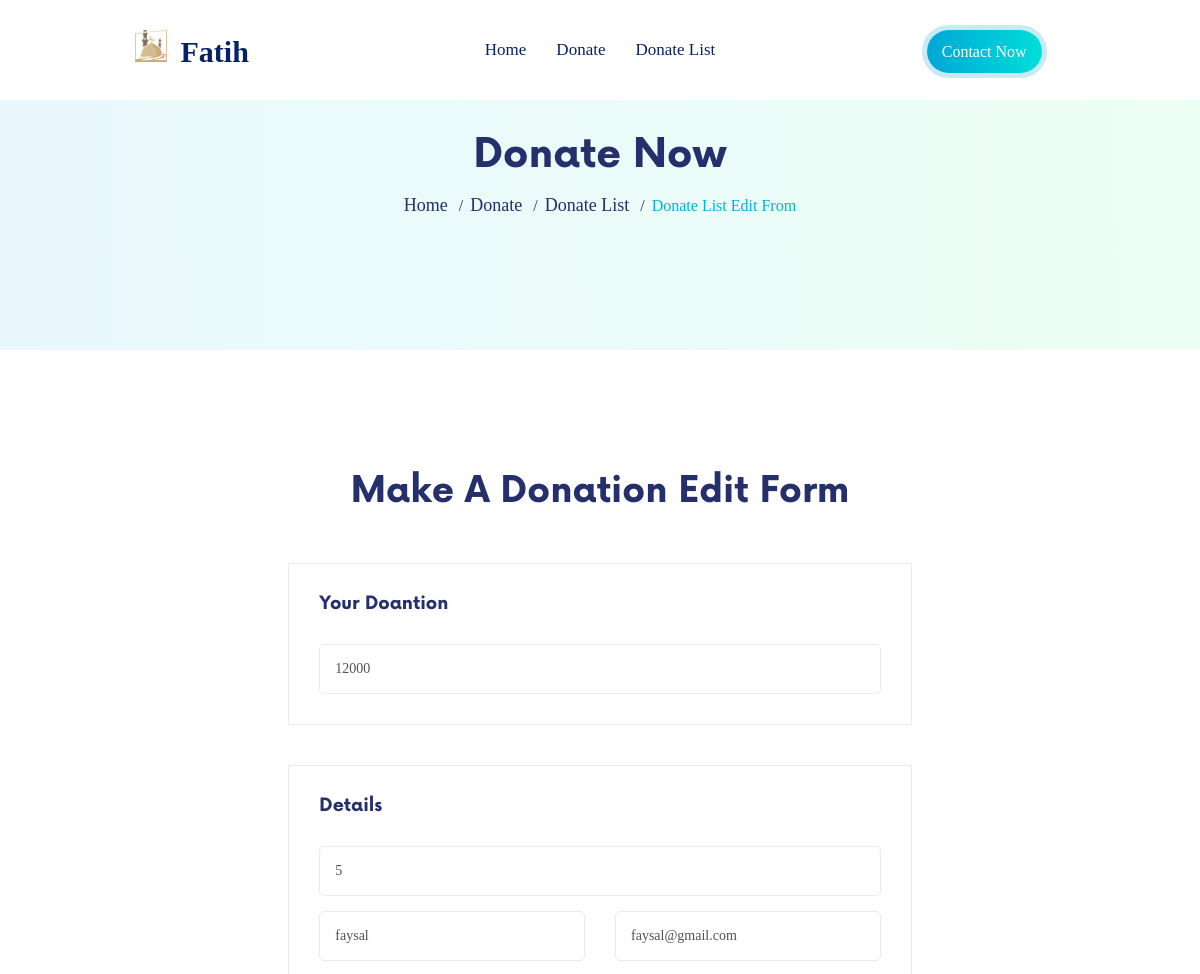
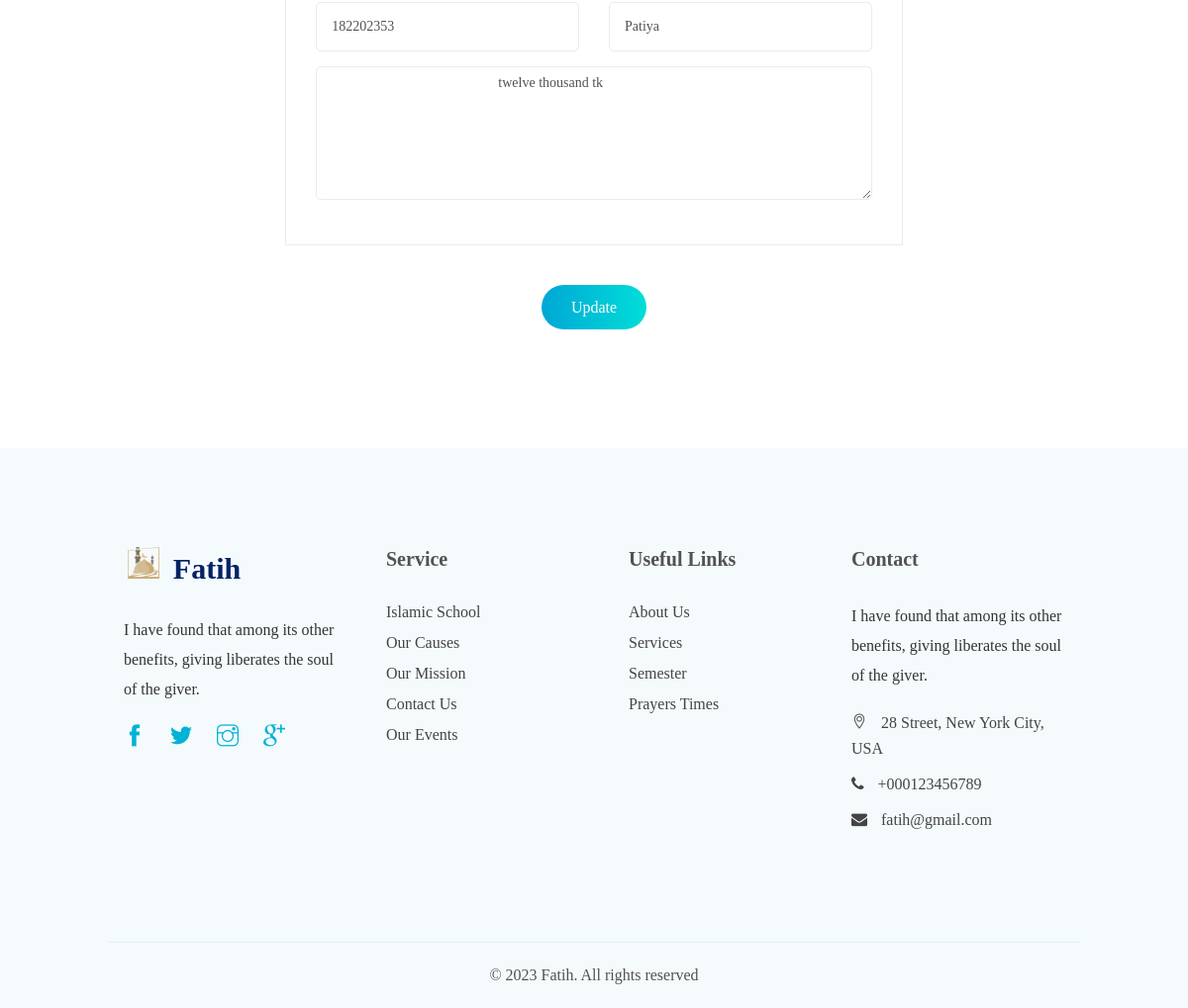
/edit.php?id=5, run on the app's committed database (2 pictures, top to bottom).
### tables this page shows
CREATE TABLE `donatelist` (
  `id` int(255) NOT NULL,
  `fullName` text NOT NULL,
  `email` text NOT NULL,
  `moblieNumber` int(255) NOT NULL,
  `address` text NOT NULL,
  `message` text NOT NULL,
  `amount` int(255) NOT NULL
);

### edit.php (the view, shortened to what this page needs)
<?php
    $server_name = "localhost";
    $user_name = "root";
    $password = "";
    $database_name = "donate_db";
    $connection = mysqli_connect($server_name,$user_name,$password,$database_name);
    if($_GET['id']) {
        $getid = $_GET['id'];
        $sql_select = "SELECT * FROM donatelist WHERE id=$getid";
        $query = mysqli_query($connection, $sql_select);
        $data = mysqli_fetch_assoc($query);
        $id             = $data['id'];
        $amount        = $data['amount'];
        $fullName      = $data['fullName'];
        $email          = $data['email'];
        $moblieNumber = $data['moblieNumber'];
        $address       = $data['address'];
        $message       = $data['message'];
    }
?>
<!DOCTYPE html>
<html lang="en">
    <head>
        <link rel="stylesheet" href="assets/css/themify-icons.css">
        <link rel="stylesheet" href="assets/css/flaticon.css">
        <link rel="stylesheet" href="assets/css/font-awesome.min.css">
        <link rel="stylesheet" href="assets/css/style.css">
        <link rel="stylesheet" href="assets/css/responsive.css">
    </head>
    <body>
        <header class="menuFixed">
            <div class="navAreaMain">
                <div class="container">
                    <div class="row d-flex">
                        <div class="col-2">
                            <div class="logoArea">
                                <a href="index.php">
                                    <img src="assets/image/Logo.png" alt="Fatih" class="logoImg">
                                    <span class="fs-30 fw-bold text-deepSapphire">Fatih</span>
                                </a>
                            </div>
                        </div>
                        <div class="col-8">
                            <nav class="navArea">
                                <div class="navAreaMenu">
                                    <ul>
                                        <li><a href="index.php" class="text-deepSapphire">home</a></li>
                                        <li><a href="donate.php" class="text-deepSapphire">donate</a></li>
                                        <li><a href="donateList.php" class="text-deepSapphire">donate list</a></li>
                                    </ul>
                                </div>
                            </nav>
                        </div>
                        <div class="col-2">
                            <div class="navAreaBtn">
                                <a href="#contact" class="themeBtn text-white">contact now</a>
                            </div>
                        </div>
                    </div>
                </div>
            </div>
        </header>
        <div class="donateBreadCumbArea">
            <div class="container">
                <div class="row">
                    <div class="col-12 plr-15">
                        <div class="breadcumbWrap tAlign-center">
                            <h2 class="breadcumbWrapTittle fs-40 mb-10 text-Astronaut">donate now</h2>
                            <ul class="breadcumdNav">
                                <li class="breadcumbNavFirst text-Astronaut">
                                    <a href="index.php" class="text-Astronaut">Home</a>
                                </li>
                                <li class="breadcumbNavFirst text-Astronaut">
                                    <a href="donate.php" class="text-Astronaut">Donate</a>
                                </li>
                                <li class="breadcumbNavFirst text-Astronaut">
                                    <a href="donateList.php" class="text-Astronaut">Donate List</a>
                                </li>
                                <li>
                                    <span class="text-Cerulean">Donate List Edit From</span>
                                </li>
                            </ul>
                        </div>
                    </div>
                </div>
            </div>
        </div>
        <div class="donatePageArea ptb-120">
            <div class="container">
                <div class="row">
                    <div class="col-8 ml-16 plr-15">
                        <div class="donateHeader">
                            <h2 class="donateHeaderTittle text-Astronaut fs-36 fw-bold mb-50 tAlign-center">make a donation edit form </h2>
                        </div>
                        <div class="donationFromArea">
                            <form action="<?php echo $_SERVER['PHP_SELF'] ?>" method="POST">
                                <div class="donationAmount">
                                    <h2 class="donateAmountTittle fs-18 fw-semiBold text-Astronaut mb-30 lh-20">your doantion</h2>
                                    <input type="text" class="donationAmountInput" name="amount" id="text" placeholder="Enter Donation Amount" value="<?php echo  $amount ?>">
                                </div>
                                <div class="donationDetails">
                                    <h2 class="donationDetailsTittle fs-18 fw-semiBold text-Astronaut mb-30 lh-20">details</h2>
                                    <div class="row d-flex f-wrap">
                                        <div class="col-12 mb-15 plr-15">
                                            <input type="text" name="id" value="<?php echo $id ?>" class="donationDetailsInput">
                                        </div>
                                        <div class="col-6 mb-15 plr-15">
                                            <input type="text" class="donationDetailsInput" name="fullName" id="fullName" placeholder="Full Name" value="<?php echo $fullName ?>">
                                        </div>
                                        <div class="col-6 mb-15 plr-15">
                                            <input type="email" class="donationDetailsInput" name="email" id="email" placeholder="Enter your email" value="<?php echo $email ?>">
                                        </div>
                                        <div class="col-6 mb-15 plr-15">
                                            <input type="text" class="donationDetailsInput" name="moblieNumber" id="moblieNumber" placeholder="Enter valid Moblie Number" value="<?php echo $moblieNumber ?>">
                                        </div>
                                        <div class="col-6 mb-15 plr-15">
                                            <input type="text" class="donationDetailsInput" name="address" id="address" placeholder="Enter Your Address" value="<?php echo $address ?>">
                                        </div>
                                        <div class="col-12 mb-15 plr-15">
                                            <textarea name="message" id="message" cols="30" rows="10" class="donationDetailsInput h-135" placeholder="Message">
                                                <?php echo $message ?>
                                            </textarea>
                                        </div>
                                    </div>
                                </div>
                                <div class="submitArea tAlign-center">
                                    <button type="submit" class="themeBtn submitBtn text-white" name="update">update</button>
                                </div>
                            </form>
                        </div>
                    </div>
                </div>
            </div>
        </div>
        <section class="footerArea bg-polar" id="contact">
            <div class="topFooter">
                <div class="container">
                    <div class="row d-flex">
                        <div class="col-3 plr-15">
                            <div class="widget">
                                <div class="logoArea mb-30">
                                    <a href="index.php">
                                        <img src="assets/image/Logo.png" alt="Fatih" class="logoImg">
                                        <span class="fs-30 fw-bold text-deepSapphire">Fatih</span>
                                    </a>
                                </div>
                                <p class="lh-30 mb-10 text-MineShaft">I have found that among its other benefits, giving liberates the soul of the giver.</p>
                                <ul class="pt-10 of-hidden">
                                    <li>
                                        <a href="#" class="text-Cerulean">
                                            <i class="ti-facebook"></i>
                                        </a>
                                    </li>
                                    <li>
                                        <a href="#" class="text-Cerulean">
                                            <i class="ti-twitter-alt"></i>
                                        </a>
                                    </li>
                                    <li>
                                        <a href="#" class="text-Cerulean">
                                            <i class="ti-instagram"></i>
                                        </a>
                                    </li>
                                    <li>
                                        <a href="#" class="text-Cerulean">
                                            <i class="ti-google"></i>
                                        </a>
                                    </li>
                                </ul>
                            </div>
                        </div>
                        <div class="col-3 plr-15">
                            <div class="linkWidget pl-20 of-hidden">
                                <div class="widgetTittle mb-30">
                                    <h3>Service</h3>
                                </div>
                                <ul>
                                    <li>
                                        <a href="#service">
                                            islamic school
                                        </a>
                                    </li>
                                    <li>
                                        <a href="#service">
                                            our causes
                                        </a>
                                    </li>
                                    <li>
                                        <a href="#">
                                            our mission
                                        </a>
                                    </li>
                                    <li>
                                        <a href="contact.html">
                                            contact us
                                        </a>
                                    </li>
                                    <li>
                                        <a href="#event">
                                            our events
                                        </a>
                                    </li>
                                </ul>
                            </div>
                        </div>
                        <div class="col-2 plr-15">
                            <div class="linkWidget pl-20 of-hidden">
                                <div class="widgetTittle mb-30">
                                    <h3>Useful Links</h3>
                                </div>
                                <ul>
                                    <li>
                                        <a href="#about">
                                            about us
                                        </a>
                                    </li>
                                    <li>
                                        <a href="#service">
                                            services
                                        </a>
                                    </li>
                                    <li>
                                        <a href="#">
                                            semester
                                        </a>
                                    </li>
                                    <li>
                                        <a href="#timer">
                                            Prayers Times
                                        </a>
                                    </li>
                                </ul>
                            </div>
                        </div>
                        <div class="col-3 plr-15 ml-8">
                            <div class="contactWidget">
                                <div class="widgetTittle mb-30">
                                    <h3>Contact</h3>
                                </div>
                                <p class="lh-30 mb-10 text-MineShaft">I have found that among its other benefits, giving liberates the soul of the giver.</p>
                                <div class="contact-ft mt-20">
                                    <ul>
                                        <li>
                                            <i class="fi ti-location-pin"></i>
                                            28 Street, New York City, USA
                                        </li>
                                        <li>
                                            <i class="fa fa-phone"></i>
                                            +000123456789
                                        </li>
                                        <li>
                                            <i class="fa fa-envelope"></i>
                                            fatih@gmail.com
                                        </li>
                                    </ul>
                                </div>
                            </div>
                        </div>
                    </div>
                </div>
            </div>
            <div class="buttomFooter tAlign-center">
                <div class="container">
                    <div class="row p-20">
                        <div class="col-12 plr-15">
                            <p class="copyright">© 2023 Fatih. All rights reserved</p>
                        </div>
                    </div>
                </div>
            </div>
        </section>
    </body>
</html>

### assets/css/responsive.css (style rules this page uses)
@media only screen and (min-width: 992px) and (max-width: 1200px) { .container { width: 950px; } }
@media only screen and (min-width: 992px) and (max-width: 1200px) { .navAreaBtn { margin-right: 28px; } }
@media only screen and (min-width: 992px) and (max-width: 1200px) { .navAreaBtn .themeBtn { padding: 12px 15px; } }
@media only screen and (min-width: 992px) and (max-width: 1200px) { .widgetTittle h3 { font-size: 20px; } }

### data on the page
donatelist: amount "12000", id "5", fullName "faysal", email "faysal@gmail.com", moblieNumber "182202353", address "Patiya", message "twelve thousand tk"
